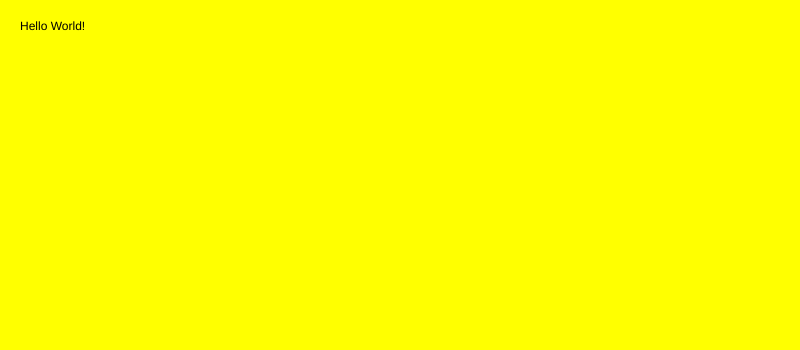
Frame 1 (no input)
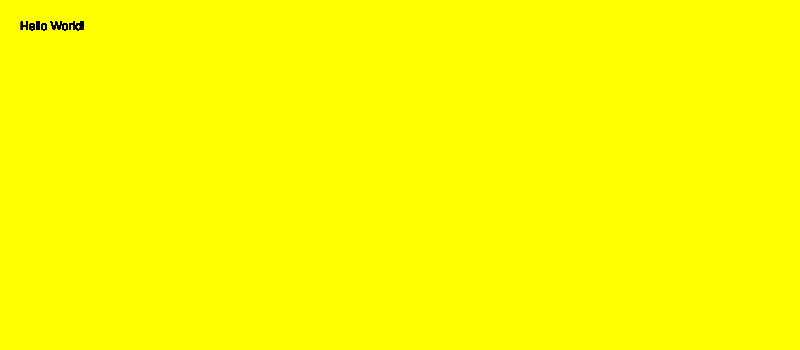
Frame 60 (no input)
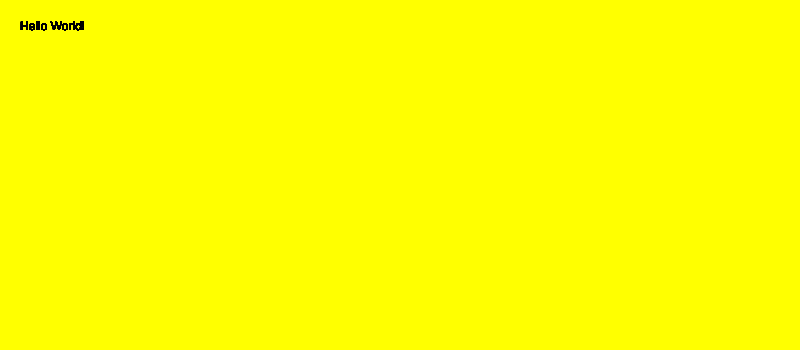
Frame 120 (the mouse pressed at the canvas centre since frame 60)

The p5.js sketch that drew these frames (run headless with seeded random() and noise() and a simulated clock; from frame 60 on, the mouse is pressed at the canvas centre):

// p5.js sketch
// ── sketch.js
// Declaring setup
function setup(){

  //creating a canvas 800 by 350
  createCanvas( 800, 350 );

  //coloring background as yellow
  background('yellow');
}
//declaring draw functionality
function draw(){
  //Creating text to say Hello World at x20 y30
  text("Hello World!", 20, 30 );
}
